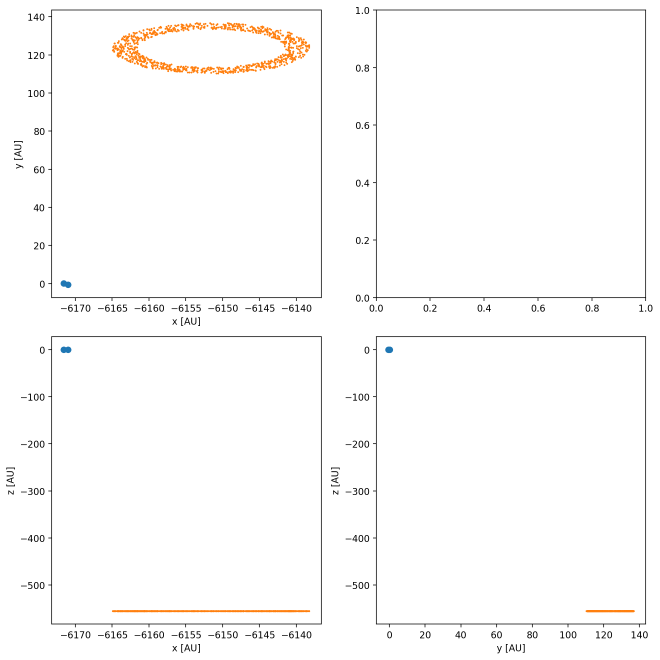
#> input picture images2/disk-snapshot-1095.png, 1979 x 1979 px (shown at 1/3 size)
$ python moviemaker.py --image_dir images2 --video_name images2/disk-snapshot-1095.png
#> lines starting #> are read from the running program, lines starting #| are printed output that depends on the picture
## Made by Lucas Pouw, Yannick Badoux and Tim van der Vuurst for the
## course "Simulations and Modeling in Astrophysics" '24-'25.

import cv2
import os
import sys
import glob
import argparse
from tqdm import tqdm

def moviemaker(image_folder: str, video_name: str, fps: int =10, height: int =1080, width: int =1440, codec: str ='XVID') -> None:
    """ Uses cv2.VideoWriter to generate a video of plots generated by plotter.py.

    Args:
        image_folder (str): Folder where images (that will act as frames) are stored.
        video_name (str): Name that is given to the made video.
        fps (int, optional): Frames played per second. Defaults to 10.
        height (int, optional): Height of the video in pixels. Defaults to 1080.
        width (int, optional): Width of the video in pixels. Defaults to 1440.
        codec (str, optional): codec to be passed to cv2.VideoWriter_fourcc. Defaults to 'XVID'. Recommended: avc1 or XVID
    """
#> called with image_folder = 'images2', video_name = 'images2/disk-snapshot-1095.png.mp4', fps = 10, height = 1080, width = 1440, codec = 'XVID'

    if not os.path.isdir(image_folder):
        sys.exit(f'{image_folder} is not an existing folder. Quitting.')

    print(f'Generating video {video_name} from {image_folder} with {fps} fps.')

    # Find all paths to images and sort them accordingly
    unsorted_images = glob.glob(image_folder+'/' + '*.png')
    image_numbers = [image_name.split('-')[-1].split('.')[0] for image_name in unsorted_images]
    image_numbers = list(map(int, image_numbers))
    _, sorted_images = zip(*sorted(zip(image_numbers, unsorted_images)))

    fourcc = cv2.VideoWriter_fourcc(*codec)
    video = cv2.VideoWriter(video_name, fourcc, fps, (width, height))

    for image_name in tqdm(sorted_images):
        img = cv2.imread(image_name)
#> img is the input picture: shape (1979, 1979, 3); mean B, G, R 250.2, 250.8, 251.5
        img = cv2.resize(img, (width, height))
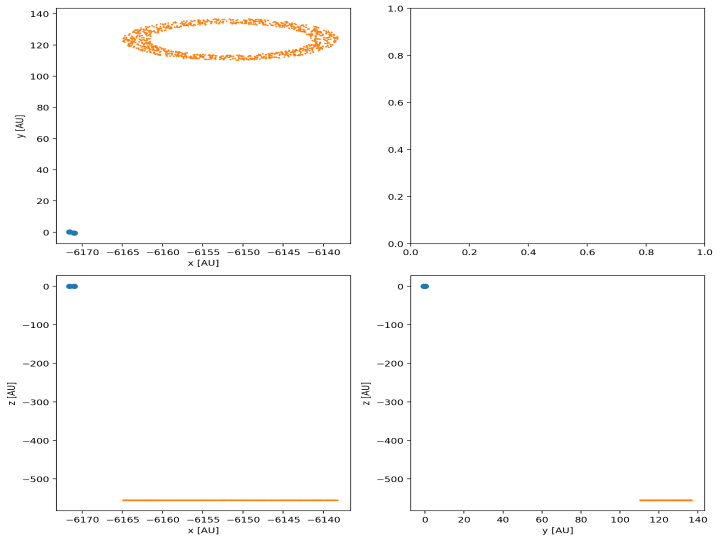
#> img: shape (1080, 1440, 3) (shown at 1/2 size); mean B, G, R 250.3, 250.9, 251.6
        video.write(img)
#> pass 2 of the loop in moviemaker, `for image_name in tqdm(sorted_images):`:
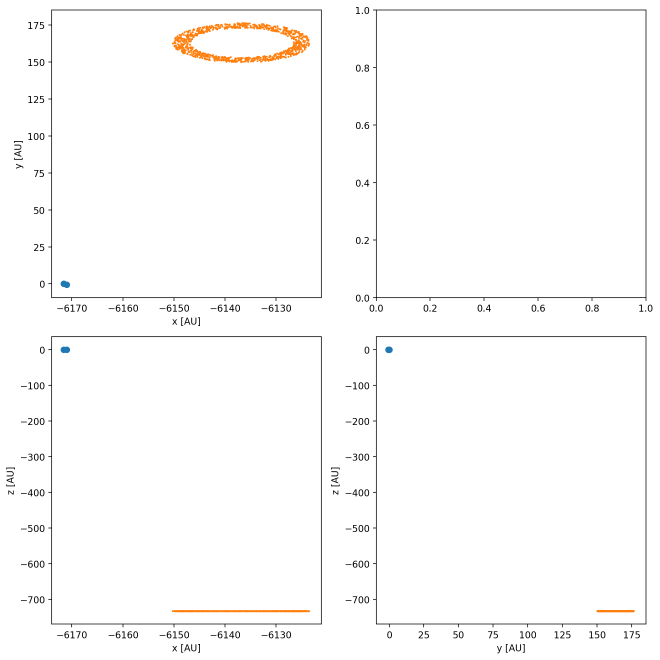
#> input picture images2/disk-snapshot-1460.png, 1979 x 1979 px (shown at 1/3 size)
#> in moviemaker, img is the input picture: shape (1979, 1979, 3); mean B, G, R 250.6, 251, 251.6
#> in moviemaker, `img = cv2.resize(img, (width, height))`:
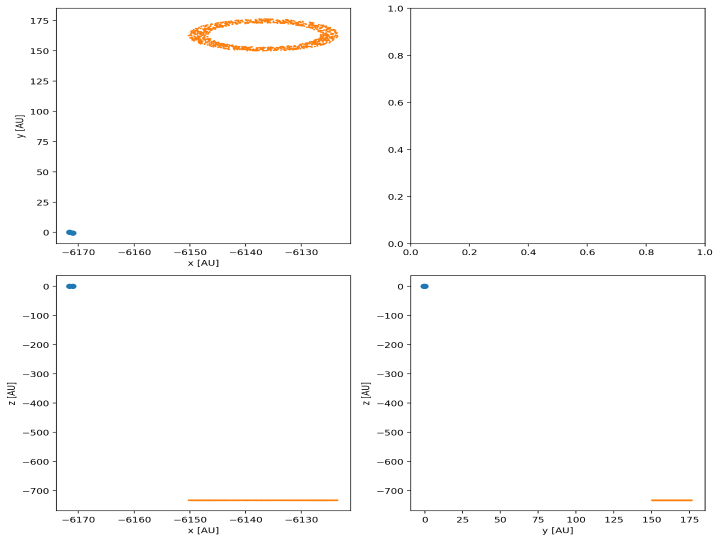
#> img: shape (1080, 1440, 3) (shown at 1/2 size); mean B, G, R 250.6, 251.1, 251.6

    cv2.destroyAllWindows()
    video.release()


if __name__ == '__main__':
    # Create parser for modifying parameters in the terminal
    parser = argparse.ArgumentParser(description='Make a video from a folder of images.')
    parser.add_argument('--image_dir', type=str, required=True, help='Path to folder containing images. Required.')
    parser.add_argument('--video_name', type=str, required=True, help='Name of the video to be generated. Required.')
    parser.add_argument('--fps', default=10, type=int, help='Frames per second of the video.')
    parser.add_argument('--height', default=1080, type=int, help='Height of the video.')
    parser.add_argument('--width', default=1440, type=int, help='Width of the video.')
    parser.add_argument('--codec', default='XVID', type=str, help='Video codec used by OpenVC VideoWriter. (Recommended: avc1 or XVID)')
    args = parser.parse_args()

    # Move working directory one directory upwards (if running from the repo) to avoid saving anything in the github repo
    if 'amuse-KL' in os.getcwd():
        os.chdir('..' )
        print(f'Moving to {os.getcwd()}')

    if args.codec == 'XVID':
        if args.video_name[-4:] != '.mp4':
            args.video_name += '.mp4'
    elif args.codec == 'avc1':
        if args.video_name[-4:] != '.mkv':
            args.video_name += '.mkv'
    else:
        sys.exit('Invalid input for --codec argument. Only XVID (default) and avc1 are supported.')

    print(f'\nSaving video at: {os.getcwd()}/{args.video_name}\n')

    #Pass along the args to the moviemaker function
    moviemaker(args.image_dir, args.video_name, args.fps, args.height, args.width, args.codec)
